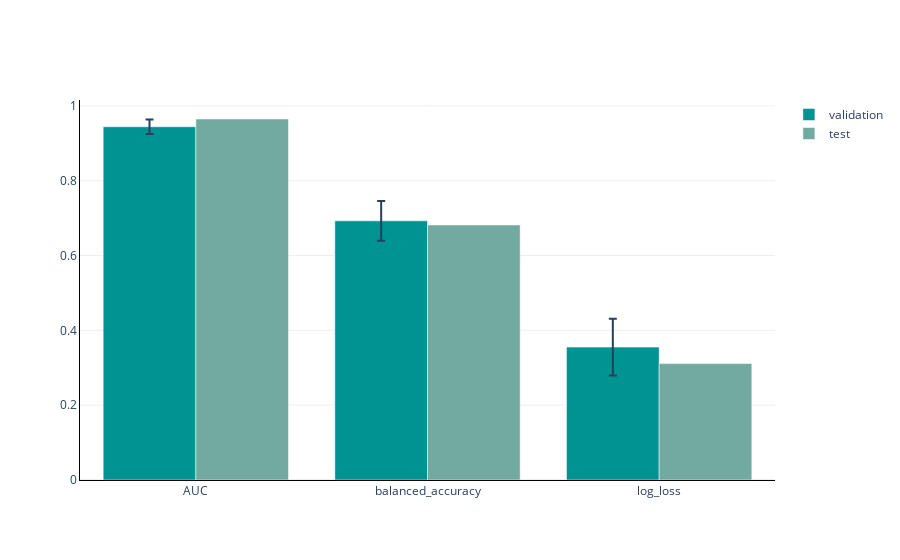

Write notebook code for a chart like this one.
### Code cell
from util.plotting import plot_validation_vs_test_performance

plot_validation_vs_test_performance(iml_result=result, result_path=ml_result_path)

### Figure 1 — Plotly figure (JSON) as saved in the notebook; plotly's stock layout.template omitted (floating-point values rounded to 4 significant figures)
{"data": [{"error_y": {"array": [0.01938, 0.05319, 0.07557], "type": "data"}, "marker": {"color": "rgb(0, 147, 146)"}, "name": "validation", "type": "bar", "x": ["AUC", "balanced_accuracy", "log_loss"], "y": [0.9443, 0.6927, 0.3553]}, {"marker": {"color": "rgb(114, 170, 161)"}, "name": "test", "type": "bar", "x": ["AUC", "balanced_accuracy", "log_loss"], "y": [0.965, 0.6818, 0.3112]}], "layout": {"barmode": "group", "xaxis": {"linecolor": "black", "linewidth": 1, "showline": true}, "yaxis": {"linecolor": "black", "linewidth": 1, "showline": true}}}
